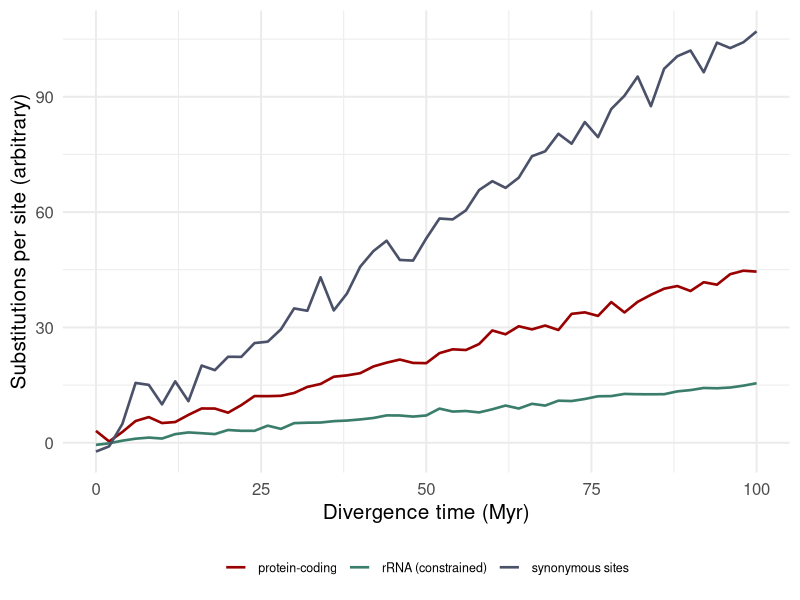
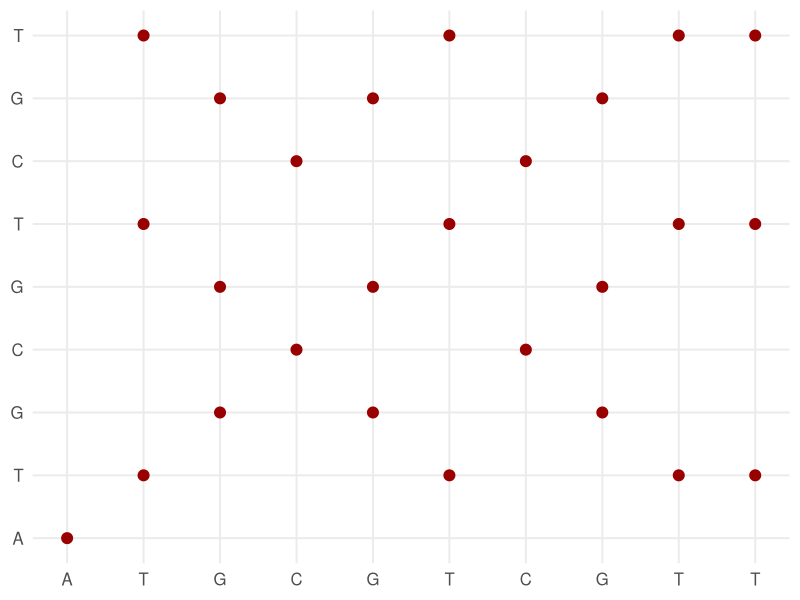
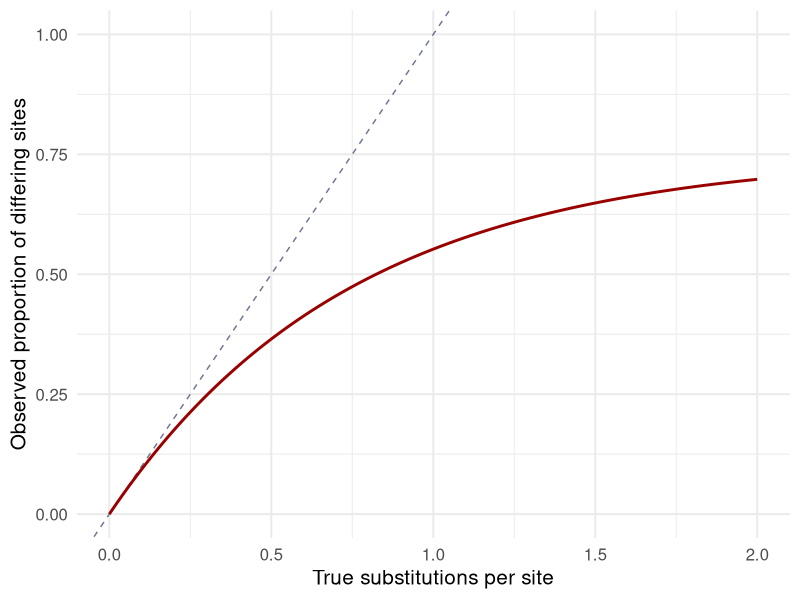

Source code (R) for these figures, in order:
## ---- chunk 1
library(tidyverse)
knitr::opts_chunk$set(eval=TRUE, cache=F, include=T, echo=F, error=F,
                      message=FALSE, comment=c(" "), width=90)
theme_set(theme_minimal(base_size = 15))
## ---- chunk 2
#| label: molecular-clock
#| fig-width: 5.2
#| fig-height: 3.6
#| fig-align: center
set.seed(7)
crossing(t = seq(0, 100, 2),
         gene = c("rRNA (constrained)", "protein-coding", "synonymous sites")) |>
  mutate(rate = recode(gene, "rRNA (constrained)" = 0.15,
                       "protein-coding" = 0.45, "synonymous sites" = 1.1),
         subs = rate * t + rnorm(n(), 0, rate * 3)) |>
  ggplot(aes(t, subs, colour = gene)) +
  geom_line(linewidth = 0.9) +
  scale_colour_manual(values = c("#990000", "#3a7d6a", "#4a5168")) +
  labs(x = "Divergence time (Myr)", y = "Substitutions per site (arbitrary)",
       colour = NULL) +
  theme(legend.position = "bottom", legend.text = element_text(size = 9))
## ---- chunk 3
#| label: dot-plot
#| fig-width: 4.4
#| fig-height: 4.2
#| fig-align: center
s1 <- strsplit("ATGCGTCGTT", "")[[1]]
s2 <- strsplit("ATGCGTCGT",  "")[[1]]
expand_grid(i = seq_along(s1), j = seq_along(s2)) |>
  mutate(hit = s1[i] == s2[j]) |>
  filter(hit) |>
  ggplot(aes(i, j)) +
  geom_point(size = 3.4, colour = "#990000") +
  scale_x_continuous(breaks = seq_along(s1), labels = s1) +
  scale_y_continuous(breaks = seq_along(s2), labels = s2) +
  labs(x = NULL, y = NULL) +
  theme(panel.grid.minor = element_blank())
## ---- chunk 4
#| label: saturation
#| fig-width: 5
#| fig-height: 3.6
#| fig-align: center
tibble(d = seq(0, 2, 0.01)) |>
  mutate(p = 3/4 * (1 - exp(-4/3 * d))) |>
  ggplot(aes(d, p)) +
  geom_abline(slope = 1, intercept = 0, linetype = 2, colour = "#6b7691") +
  geom_line(linewidth = 1, colour = "#990000") +
  coord_cartesian(ylim = c(0, 1)) +
  labs(x = "True substitutions per site",
       y = "Observed proportion of differing sites")
